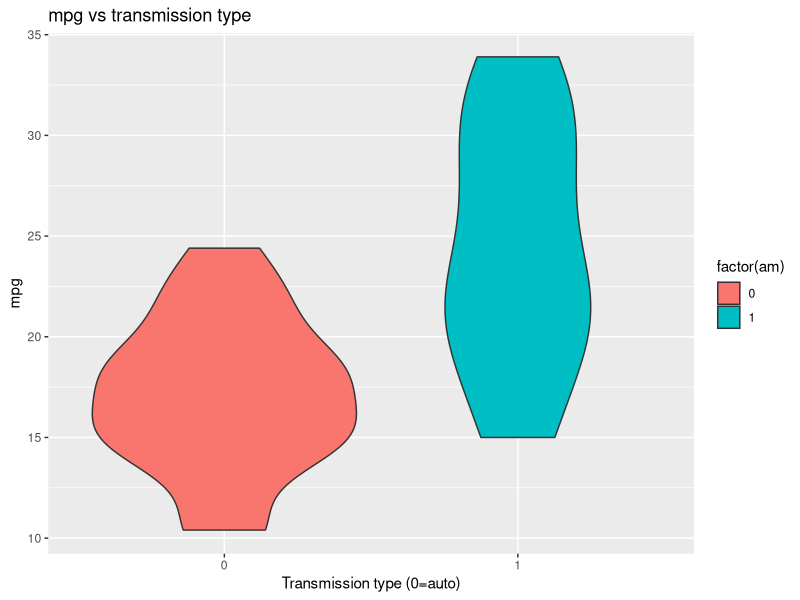
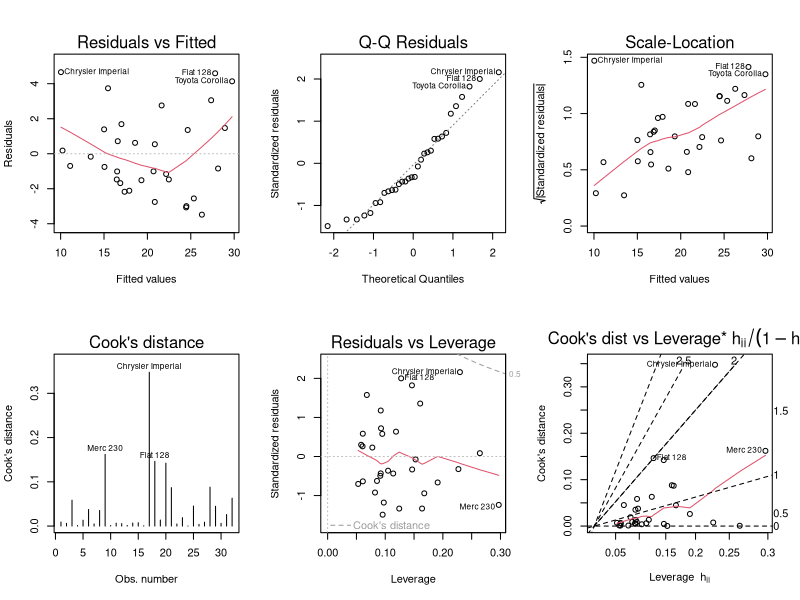

These figures' R source, in order:
## ---- chunk 1
require(datasets)
require(ggplot2)
attach(mtcars)
## ---- chunk 2
auto <- mtcars[mtcars$am==0,]$mpg 
manual <- mtcars[mtcars$am==1,]$mpg
test <- t.test(auto, manual)
test$conf.int
## ---- chunk 3
fit0 <-lm(mpg~factor(am),mtcars)
#summary(fit0)
#confint(fit0)
explain0 <- round(summary(fit0)$r.squared * 100)
explain0
## ---- chunk 4
fit1 <- lm(mpg~., data = mtcars)
fit1$coefficient[order(abs(fit1$coefficient), decreasing = TRUE)]
## ---- chunk 5
fit3 <- lm(mpg ~ factor(am) + wt + qsec, data = mtcars)
#summary(fit3)
confint(fit3)
explain3 <- round(summary(fit3)$r.squared * 100)
explain3
## ---- chunk 6
ggplot(data=mtcars, aes(x=factor(am), y=mpg, fill=factor(am))) +
        geom_violin() +
        ylab('mpg') + 
        xlab('Transmission type (0=auto)') + 
        ggtitle('mpg vs transmission type')
## ---- chunk 7
par(mfrow = c(2, 3))
plot(fit3,which=1:6)
